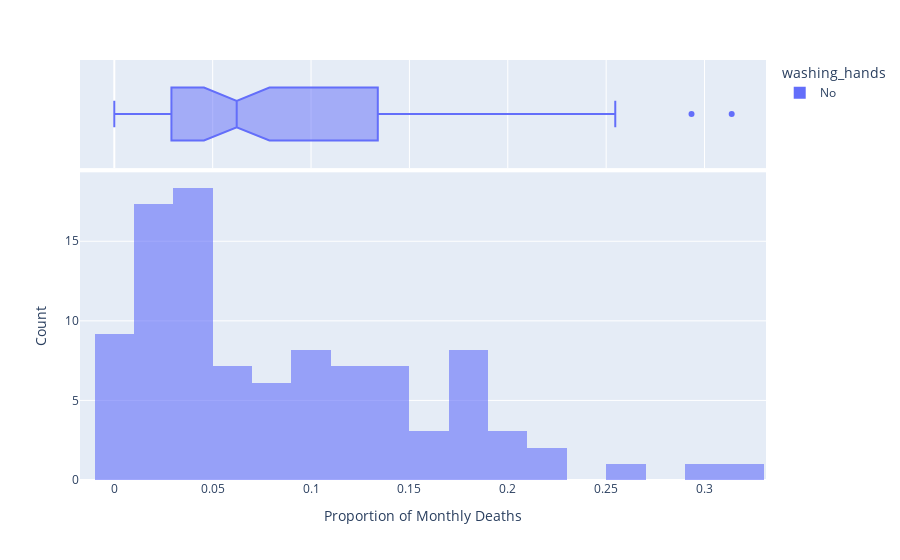

Notebook code cell kept with this figure:
### Code cell
hist = px.histogram(df_monthly, 
                   x='pct_deaths', 
                   color='washing_hands',
                   nbins=30,
                   opacity=0.6,
                   barmode='overlay',
                   histnorm='percent',
                   marginal='box',)
 
hist.update_layout(xaxis_title='Proportion of Monthly Deaths',
                   yaxis_title='Count',)
 
hist.show()

### Figure 1 — Plotly figure (JSON) as saved in the notebook; plotly's stock layout.template omitted (floating-point values rounded to 4 significant figures)
{"data": [{"alignmentgroup": "True", "bingroup": "x", "histnorm": "percent", "hovertemplate": "washing_hands=No<br>pct_deaths=%{x}<br>percent=%{y}<extra></extra>", "legendgroup": "No", "marker": {"color": "#636efa", "opacity": 0.6, "pattern": {"shape": ""}}, "name": "No", "nbinsx": 30, "offsetgroup": "No", "orientation": "v", "showlegend": true, "type": "histogram", "x": [0.1457, 0.07531, 0.04332, 0.01569, 0.007843, 0.05, 0.08421, 0.01351, 0.01878, 0.1102, 0.2255, 0.2085, 0.1222, 0.1023, 0.1074, 0.03226, 0.06593, 0.2078, 0.2546, 0.1839, 0.2934, 0.2297, 0.3138, 0.1912, 0.1597, 0.1241, 0.1193, 0.06098, 0.04082, 0.005236, 0.01554, 0.02262, 0.176, 0.07143, 0.08051, 0.1516, 0.1128, 0.1703, 0.1731, 0.05833, 0.02679, 0.04369, 0.0632, 0.01224, 0.03226, 0.1102, 0.1055, 0.07591, 0.04745, 0.04452, 0.04231, 0.04392, 0.07143, 0.06122, 0.03586, 0.1055, 0.1484, 0.1094, 0.1049, 0.1339, 0.1809, 0.1543, 0.1897, 0.1344, 0.1015, 0.131, 0.1806, 0.1439, 0.1496, 0.1077, 0.05369, 0.03215, 0.01923, 0.03607, 0.1827, 0.1224, 0.02239, 0.012, 0.01894, 0.0458, 0.03957, 0.04472, 0.0293, 0.03534, 0.006873, 0, 0.006557, 0.009585, 0.01136, 0.003717, 0, 0.009615, 0.02341, 0.02903, 0.0134, 0.02233, 0.03085, 0.04926], "xaxis": "x", "yaxis": "y"}, {"alignmentgroup": "True", "hovertemplate": "washing_hands=No<br>pct_deaths=%{x}<extra></extra>", "legendgroup": "No", "marker": {"color": "#636efa"}, "name": "No", "notched": true, "offsetgroup": "No", "showlegend": false, "type": "box", "x": [0.1457, 0.07531, 0.04332, 0.01569, 0.007843, 0.05, 0.08421, 0.01351, 0.01878, 0.1102, 0.2255, 0.2085, 0.1222, 0.1023, 0.1074, 0.03226, 0.06593, 0.2078, 0.2546, 0.1839, 0.2934, 0.2297, 0.3138, 0.1912, 0.1597, 0.1241, 0.1193, 0.06098, 0.04082, 0.005236, 0.01554, 0.02262, 0.176, 0.07143, 0.08051, 0.1516, 0.1128, 0.1703, 0.1731, 0.05833, 0.02679, 0.04369, 0.0632, 0.01224, 0.03226, 0.1102, 0.1055, 0.07591, 0.04745, 0.04452, 0.04231, 0.04392, 0.07143, 0.06122, 0.03586, 0.1055, 0.1484, 0.1094, 0.1049, 0.1339, 0.1809, 0.1543, 0.1897, 0.1344, 0.1015, 0.131, 0.1806, 0.1439, 0.1496, 0.1077, 0.05369, 0.03215, 0.01923, 0.03607, 0.1827, 0.1224, 0.02239, 0.012, 0.01894, 0.0458, 0.03957, 0.04472, 0.0293, 0.03534, 0.006873, 0, 0.006557, 0.009585, 0.01136, 0.003717, 0, 0.009615, 0.02341, 0.02903, 0.0134, 0.02233, 0.03085, 0.04926], "xaxis": "x2", "yaxis": "y2"}], "layout": {"barmode": "overlay", "legend": {"title": {"text": "washing_hands"}, "tracegroupgap": 0}, "margin": {"t": 60}, "xaxis": {"anchor": "y", "domain": [0, 1], "title": {"text": "Proportion of Monthly Deaths"}}, "xaxis2": {"anchor": "y2", "domain": [0, 1], "matches": "x", "showgrid": true, "showticklabels": false}, "yaxis": {"anchor": "x", "domain": [0, 0.7326], "title": {"text": "Count"}}, "yaxis2": {"anchor": "x2", "domain": [0.7426, 1], "matches": "y2", "showgrid": false, "showline": false, "showticklabels": false, "ticks": ""}}}
